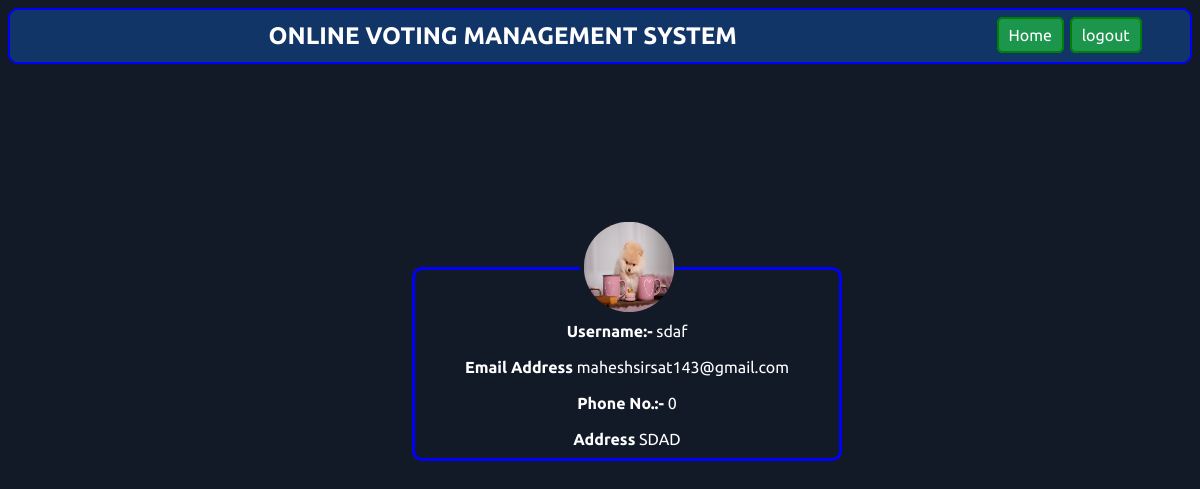
The page /viewprofile/ (signed in) on the database its author committed.
### online_vote/models.py (models this page shows, shortened)
class Userinfo(models.Model):
    user=models.OneToOneField(User,on_delete=models.CASCADE,null=True)
    Phone_Number=models.IntegerField(default=0)
    Address=models.TextField(max_length=200)
    Profile_Pic=models.ImageField()

### online_vote/views.py (the view)
# urls.py: path('viewprofile/',views.viewprof)
@login_required
def viewprof(request):
    prof=request.user
    userinfo=Userinfo.objects.get(user=request.user)
    username = request.user.username
    user=User.objects.get(username=username)
    superuser=(request.user.is_superuser)
    return render(request,"online_vote/profile.html",{'superuser':superuser,'Phone_Number':userinfo.Phone_Number,'Address':userinfo.Address,"Profile_Pic":userinfo.Profile_Pic,
    'email':user.email,
    "username":user.username
})

### template/online_vote/profile.html (shortened to what this page needs)
<!DOCTYPE html>
<html lang="en">
{% load static %}
<head>
</head>
<body>
    <div class="nav">
        <h2>ONLINE VOTING MANAGEMENT SYSTEM</h2>
        <ul>
            <li>
                <a href="/">Home</a>
            </li>
            <li>
                <a href="/accounts/logout">logout</a>
            </li>
        </ul>
    </div>
        <br>
        <div class="box">
            <fieldset class="prof ">
                <legend style="text-align: center;"><img src="/media/{{Profile_Pic}}" alt=""></legend>
            <strong>Username:-</strong>  {{username}} <br> <br>
            <strong>Email Address</strong> {{email}} <br> <br>
            <strong>Phone No.:-</strong> {{Phone_Number}} <br> <br>
            <strong>Address</strong> {{Address}}
        </fieldset>
    </div>
</body>
</html>

### template/online_vote/profile.html (style rules this page uses)
* { font-family: 'Ubuntu', sans-serif; color: white; }
body { background-color: #121A27; }
h2 { margin: 1%; display: inline-block; }
ul { list-style: none; padding: 0%; float: right; margin-right: 4%; }
li { display: inline-block; }
li a { background-color: rgba(41, 248, 52, 0.5); border-radius: 6px; border:2px solid green; padding: 7px 10PX; margin: 1px; text-decoration: none; }
.box { position:absolute; top:40%; left:50%; margin-top:-100px; margin-left:-190px; text-align: center; border-radius: 20px; }
.nav { border: 2px solid blue; background-color: rgba(17, 107, 226,0.34); text-align: center; border-radius: 10px; }
.prof { border-radius: 10px; border:3px solid blue; display: inline-block; width: 400px; }
img { height: 90px; width: 90px; padding: 2%; border-radius: 60%; }

### rows shown on the page
Userinfo: Profile_Pic (picture), Address "SDAD"

### other values the page prints
{{ username }} "sdaf"
{{ email }} "maheshsirsat143@gmail.com"
{{ Phone_Number }} "0"
